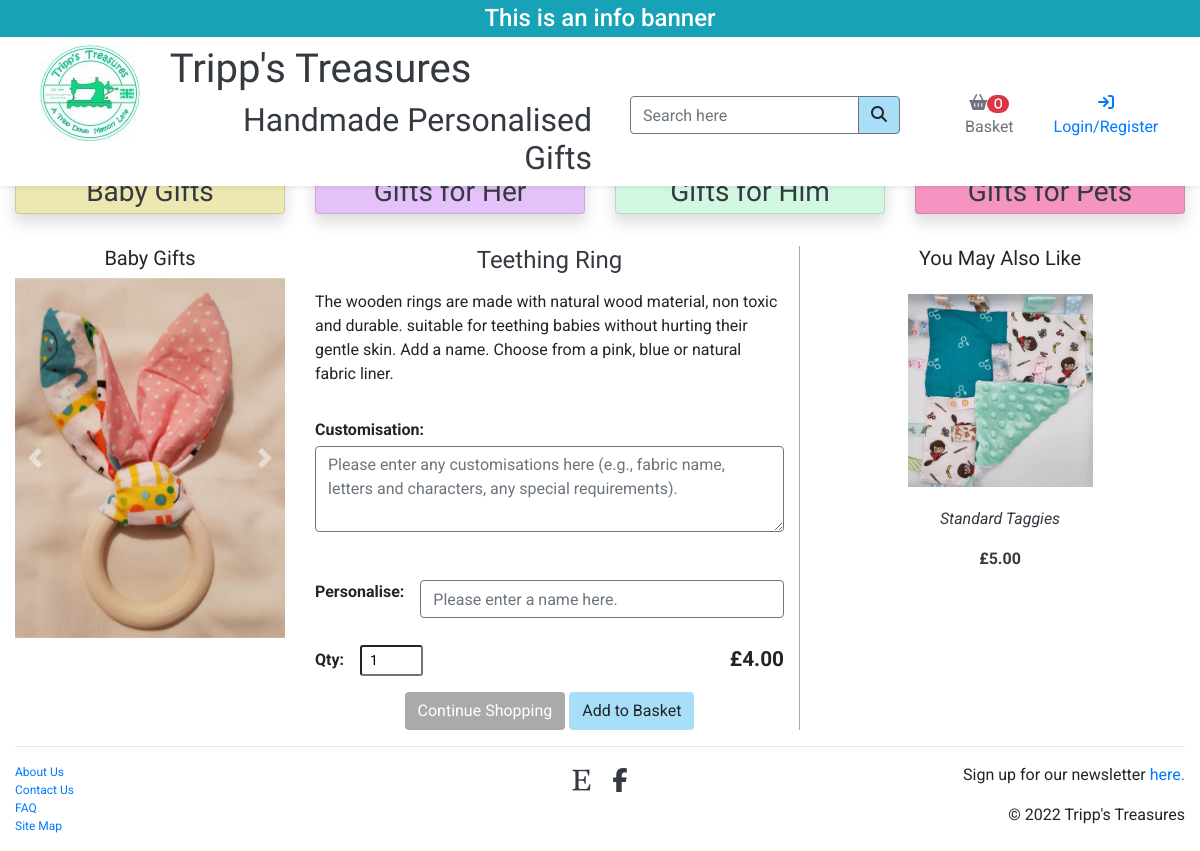
The page /treasures/19/ on the database its author committed.
### treasures/models.py (models this page shows, shortened)
class Treasure(models.Model):
    category = models.ForeignKey(Category,
                                 null=True,
                                 blank=True,
                                 on_delete=models.SET_NULL)
    name = models.CharField(max_length=150)
    description = models.TextField()
    personalisable = models.BooleanField(default=False, null=True, blank=True)
    customisable = models.BooleanField(default=False, null=True, blank=True)
    sizable = models.BooleanField(default=False, null=True, blank=True)
    price = models.DecimalField(max_digits=6, decimal_places=2)

class Category(models.Model):
    class Meta:
        verbose_name_plural = 'Categories'
    name = models.CharField(max_length=150)
    display_name = models.CharField(max_length=150, null=True, blank=True)

class Image(models.Model):
    treasure = models.ForeignKey(Treasure,
                                 null=True,
                                 blank=True,
                                 on_delete=models.CASCADE,
                                 related_name='images')
    image = models.ImageField(null=True, blank=True)

### treasures/views.py (the view)
# urls.py: path('<int:treasure_id>/', views.full_details, name='full_details'),
def full_details(request, treasure_id):
    treasure = get_object_or_404(Treasure, pk=treasure_id)
    while True:
        random_treasure = Treasure.objects.filter(category=treasure.category).order_by('?').first()
        if random_treasure != treasure:
            related = random_treasure
            break
    template_name = 'treasures/full_details.html'
    context = {
        'treasure': treasure,
        'related': related,
    }
    return render(request, template_name, context)

### basket/contexts.py (called while the page is built, shortened)
def basket_contents(request):
    basket_items = []
    total = 0
    treasure_count = 0
    basket = request.session.get('basket', {})
    delivery = total * Decimal(settings.DELIVERY_PERCENTAGE)
    grand_total = total + delivery
    context = {
        'basket_items': basket_items,
        'total': total,
        'treasure_count': treasure_count,
        'delivery': delivery,
        'grand_total': grand_total,
    }
    return context

### treasures/templates/treasures/full_details.html (shortened to what this page needs)
{% extends 'base.html' %}
{% load static %}
{% block page_nav %}
{% include 'extra_html/main_nav.html' %}
{% endblock %}
{% block content %}
    <div class="container-fluid pt-4">
        <div class="row">
            <div class="col-12 col-sm-3 mb-4 text-center">
                <h5 class="title-font">{{ treasure.category.display_name }}</h5>
                <div id="treasure-images" class="carousel slide" data-bs-ride="false" data-interval="false">
                    <div class="carousel-inner">
                    {% for img in treasure.images.all %}
                        {% if img %}
                            {% if forloop.first %}
                                <div class="carousel-item active">
                                    <a href="{{ img.image.url }}" target="_blank">
                                        <img src="{{ img.image.url }}" class="d-block w-100" alt="{{ treasure.name }}">
                                    </a>
                                </div>
                            {% else %}
                                <div class="carousel-item">
                                    <a href="{{ img.image.url }}" target="_blank">
                                        <img src="{{ img.image.url }}" class="d-block w-100" alt="{{ treasure.name }}">
                                    </a>
                                </div>
                            {% endif %}
                        {% else %}
                            <img class="d-block w-100" src="{{ MEDIA_URL }}no_image.png" alt="{{ treasure.name }}">
                        {% endif %}
                    {% endfor %}
                    </div>
                    <a class="carousel-control-prev" href="#treasure-images" role="button" data-slide="prev">
                        <span class="carousel-control-prev-icon" aria-hidden="true"></span>
                    </a>
                    <a class="carousel-control-next" href="#treasure-images" role="button" data-slide="next">
                        <span class="carousel-control-next-icon" aria-hidden="true"></span>
                    </a>
                </div>
            </div>
            <div class="col-12 col-sm-5 right-border">
                <h4 class="title-font text-center text-dark pb-2">{{ treasure.name }}</h4>
                <p>{{ treasure.description }}</p>
                <form action="{% url 'add_to_basket' treasure.id %}" method="POST" class="form">
                    <div class="form-row">
                        {% with treasure.sizable as size %}
                        {% with treasure.customisable as custom %}
                            {% if custom %}
                                <div class="col-12 mt-3">
                                    <p class="mb-1"><strong>Customisation:</strong></p>
                                    <textarea name="treasure_custom" id="id_treasure_custom" class="form-control border-secondary" rows="3" placeholder="Please enter any customisations here (e.g., fabric name, letters and characters, any special requirements)."></textarea>
                                </div>
                            {% endif %}
                        {% with treasure.personalisable as personalise %}
                            {% if personalise %}
                                <div class="col-12 mt-5 d-flex">
                                    <p class="d-inline pr-3"><strong>Personalise:</strong></p>
                                    <input type="text"name="treasure_personalise" id="id_treasure_personalise" class="form-control d-inline border-secondary" placeholder="Please enter a name here.">
                                </div>
                            {% endif %}
                        <div class="col-6 d-flex mt-3 align-items-end">
                            <p class="d-inline mb-1 pr-3"><strong>Qty:</strong></p>
                            <input type="number" name="treasure_qty" value="1" min="1" max="99" class="form-control-sm qty-input border-secondary" data-item-id="{{ treasure.id }}" id="id_qty_{{ treasure.id }}">
                        </div>
                        <div class="col-6">
                            <p class="text-right mt-4 mb-0 price"><strong>£{{ treasure.price }}</strong></p>
                        </div>
                        <div class="col-12 text-center mt-3">
                            <a href="{% url 'home' %}" class="btn bg-grey text-white">
                                Continue Shopping
                            </a>
                            <input type="submit" class="btn bg-blue" value="Add to Basket">
                        </div>
                        {% endwith %}
                        {% endwith %}
                        {% endwith %}
                    </div>
                </form>
            </div>
            <div class="col-12 col-sm-4">
                <h5 class="title-font text-center mb-4">You May Also Like</h5>
                <a href="{% url 'full_details' related.id %}">
                    <div class="mb-4 text-center">
                        {% for img in related.images.all %}
                            {% if img %}
                                {% if forloop.first %}
                                    <img class="img-fluid img-top w-50 h-50 preview" src="{{ img.image.url }}" alt="{{ related.name }}">
                                {% endif %}
                            {% else %}
                            <img class="img-fluid img-top preview" src="{{ MEDIA_URL }}no_image.png" alt="{{ related.name }}">
                            {% endif %}
                        {% endfor %}
                        <div class="card-body">
                            <p><em class="text-dark">{{ related.name }}</em></p>
                            <p class="mb-0"><strong class="text-dark">£{{ related.price }}</strong></p>
                        </div>
                    </div>
                </a>
            </div>
        </div>
    </div>
{% endblock %}

### static/css/style.css (style rules this page uses)
body { margin: 0; padding: 0; font-family: 'Roboto', sans-serif; }
.bg-grey { background-color: #aaa; }
.bg-blue { background-color: #a9def9; }
.title-font { font-family: 'Special Elite', cursive; }
a:link { text-decoration: none; }
.preview { width: 300px; height: 400px; }
.right-border { border-right: 1px solid #aaa; }
.price { font-size: 1.3rem; }

### rows shown on the page
Treasure: category.display_name "Baby Gifts", name "Teething Ring", description "The wooden rings are made with natural wood material, non toxic and durable. suitable for teething babies without hurting their gentle skin. Add a name. Choose from a pink, blue or natural fabric liner.", price "4.00"
Image: image (picture)
Image: image (picture)
Treasure: name "Standard Taggies", price "5.00"

### other values the page prints
{{ treasure_count }} "0"
